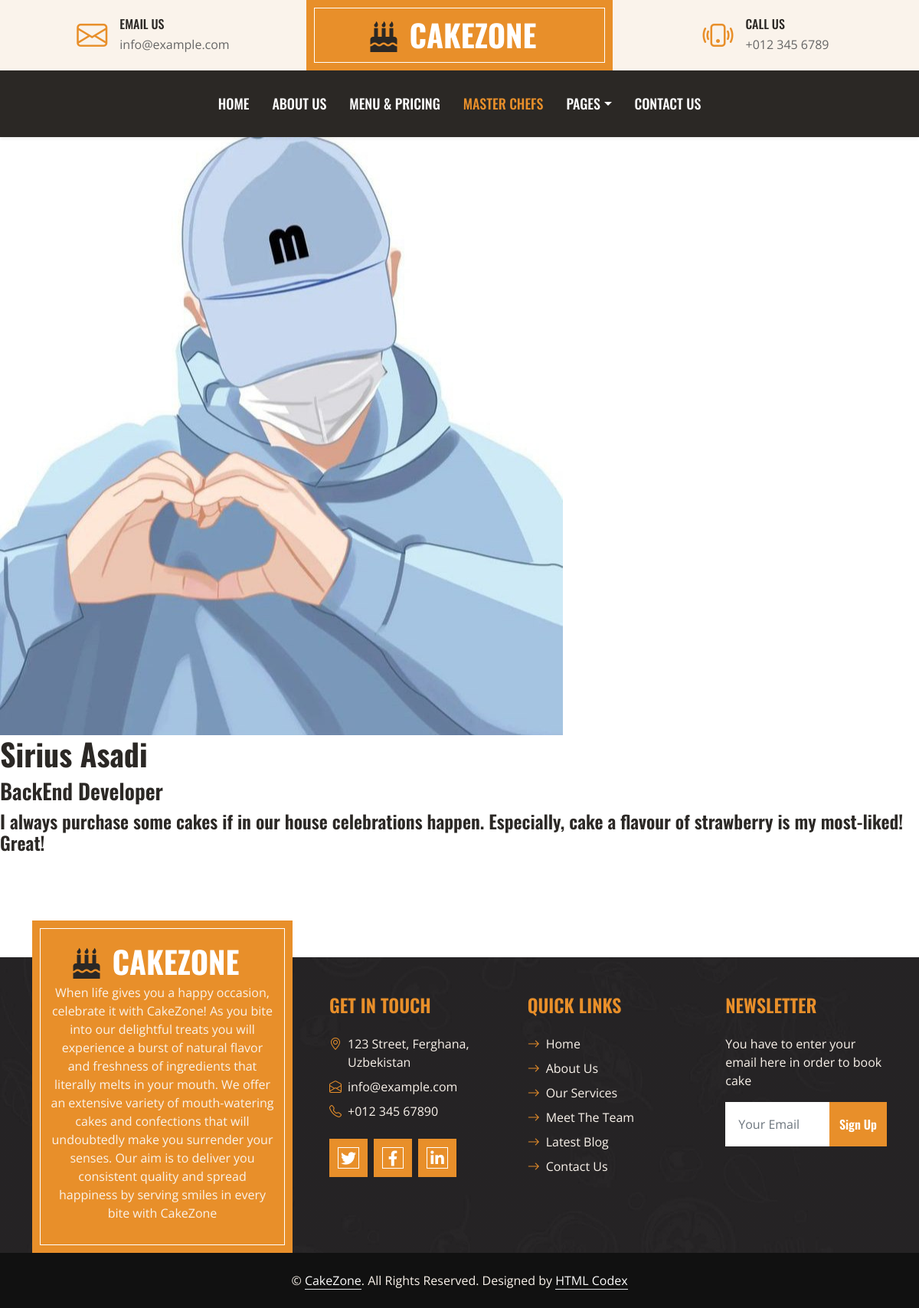
Page /testimonial/sirius/ on the committed database.
### logic/models.py (models this page shows, shortened)
class Testimonial(models.Model):
    name = models.CharField(max_length=200)
    img = models.ImageField(upload_to='testimonial/img')
    job = models.CharField(max_length=50)
    comment = models.TextField()
    slug = models.SlugField(max_length=200)

### logic/views.py (the view)
# urls.py: path('testimonial/<slug:testimonial>/', testimonialdetailview, name='testimonialdetail'),
def testimonialdetailview(request, testimonial):
    testimonial = get_object_or_404(Testimonial, slug=testimonial)
    context = {
        "testimonial": testimonial,
    }
    return render(request, "testimonial/testimonialdetail.html", context=context)

### templates/testimonial/testimonialdetail.html
{% extends 'base.html' %}
{% load static %}
{% block content %}
<img src="{{testimonial.img.url}}">
<h1>{{testimonial.name}}</h1>
<h3>{{testimonial.job}}</h3>
<h4>{{testimonial.comment}}</h4>
{% endblock content %}

### static/css/style.css (style rules this page uses)
:root { --primary: #E88F2A; --secondary: #FAF3EB; --light: #FFFFFF; --dark: #2B2825; }
h1, h2, .font-weight-bold { font-weight: 700 !important; }
h3, h4, .font-weight-semi-bold { font-weight: 600 !important; }

### rows in the picture
Testimonial: img (picture), name "Sirius Asadi", job "BackEnd Developer", comment "I always purchase some cakes if in our house celebrations happen. Especially, cake a flavour of strawberry is my most-liked! Great!"
